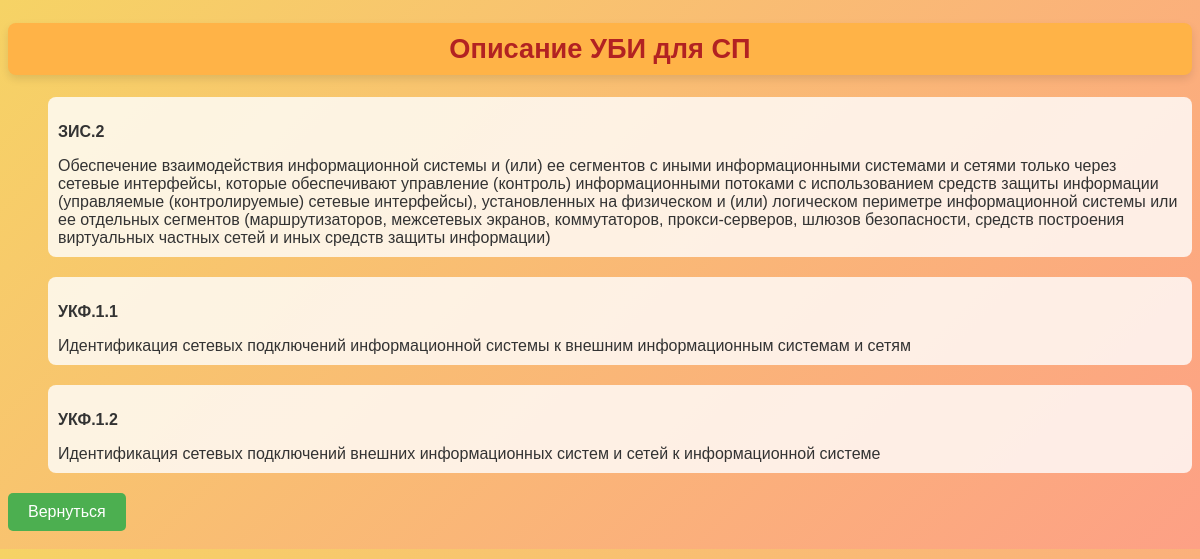
The app's page /info_protection/СП.2.7 with its own data.
### threat/models.py (models this page shows, shortened)
class SPProtection(models.Model):
    sp_number = models.ForeignKey(SPWithDescription, on_delete=models.CASCADE, to_field='sp_number', related_name='protections')
    protection_method = models.CharField(max_length=1000)
    protection_realize = models.CharField(max_length=1000)

### threat/views.py (the view)
# urls.py: path("info_protection/<str:sp_numb>", views.DescriptionProtectionMeasuresView.as_view(), name='info_protect'),
class DescriptionProtectionMeasuresView(View):
    def get(self, request, sp_numb):
        protection = get_object_or_404(SPWithDescription, sp_number=sp_numb)
        return render(request,
                      'threat/description_protection_measures.html',
                      {'protection': protection})

### threat/templates/threat/description_protection_measures.html (shortened to what this page needs)
{% extends 'threat/base.html' %}
{% load static %}
{% block content_css %}
<link rel="stylesheet" href=" {% static 'threat/description_protection_measures.css' %}">
{% endblock %}
{% block body %}
    <h2>Описание УБИ для СП</h2>
    <ul>
        {% for protect in protection.protections.all %}
            <li><p class="protection-method">{{ protect.protection_method }}</p>{{ protect.protection_realize }}</li>
        {%endfor%}
    </ul>
    <a href = "{% url 'info_devices' %}">
        <button>Вернуться</button>
    </a>
{% endblock %}

### threat/static/threat/description_protection_measures.css (style rules this page uses)
body { font-family: Arial, sans-serif; background: linear-gradient(135deg, #f6d365 0%, #fda085 100%); padding: 0px; color: #333; }
h2 { background: #ffb347; color: #B22222; padding: 10px; border-radius: 8px; text-align: center; font-size: 1.7em; box-shadow: 0 4px 8px rgba(0, 0, 0, 0.1); }
li { display: block; margin-bottom: 20px; padding: 10px; background: rgba(255, 255, 255, 0.8); border-radius: 8px; }
.protection-method { font-weight: bold; }
button { background: #4CAF50; color: white; padding: 10px 20px; margin-bottom: 10px; border: none; border-radius: 5px; cursor: pointer; font-size: 1em; transition: background 0.3s; }

### records on screen
SPProtection: protection_method "ЗИС.2", protection_realize "Обеспечение взаимодействия информационной системы и (или) ее сегментов с иными информационными системами и сетями только через сетевые интерфейсы, которые обеспечивают управление (контроль) информационными потоками с использованием средств защиты информации (управляемые (контролируемые) сетевые интерфейсы), установленных на физическом и (или) логическом периметре информационной системы или ее отдельных сегментов (маршрутизаторов, межсетевых экранов, коммутаторов, прокси-серверов, шлюзов безопасности, средств построения виртуальных частных сетей и иных средств защиты информации)"
SPProtection: protection_method "УКФ.1.1", protection_realize "Идентификация сетевых подключений информационной системы к внешним информационным системам и сетям"
SPProtection: protection_method "УКФ.1.2", protection_realize "Идентификация сетевых подключений внешних информационных систем и сетей к информационной системе"
